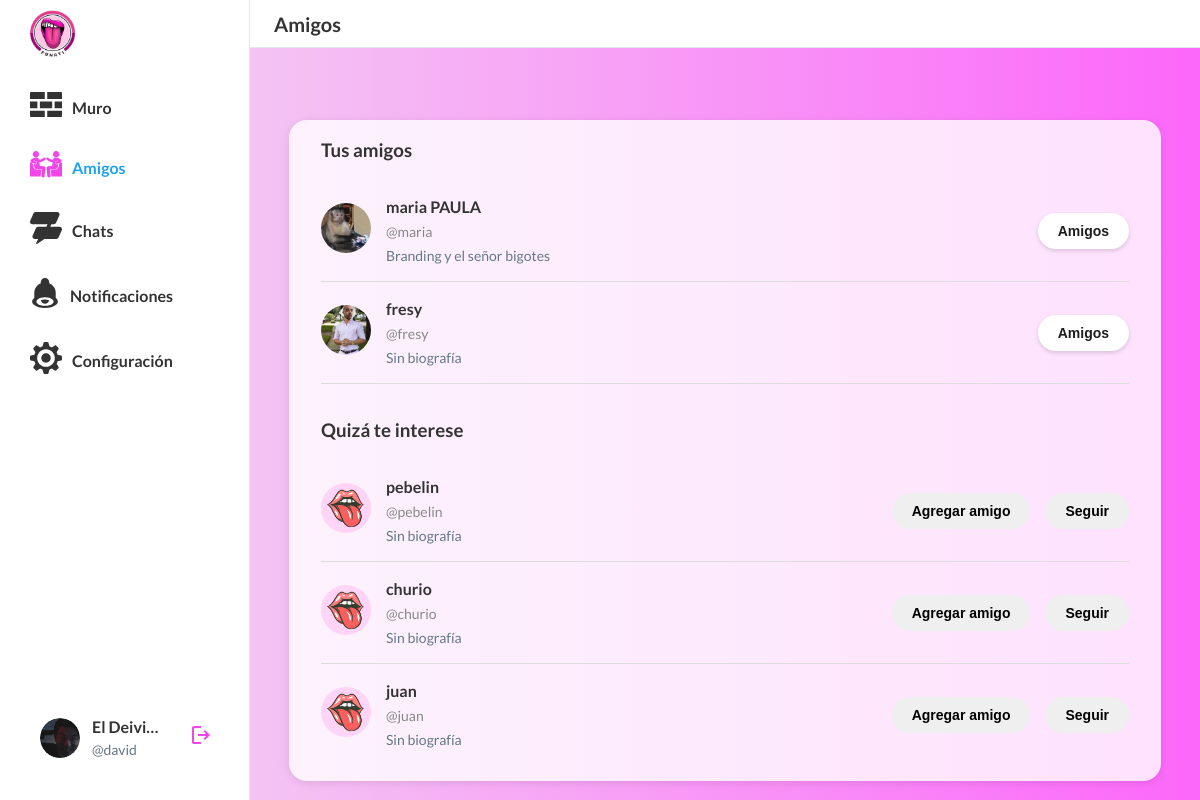
Page /friends/ (signed in) on the committed database.
### funATIAPP/models.py (models this page shows, shortened)
class Profile(models.Model):
    user = models.OneToOneField(User, on_delete=models.CASCADE, related_name='profile')
    avatar = models.ImageField(upload_to='avatars/', blank=True, null=True)
    biography = models.TextField(blank=True, null=True)
    birth_date = models.DateField(blank=True, null=True)
    favorite_color = models.CharField(max_length=50, blank=True, null=True)
    favorite_games = models.CharField(max_length=200, blank=True, null=True)
    national_id = models.CharField(max_length=20, blank=True, null=True)
    favorite_books = models.CharField(max_length=200, blank=True, null=True)
    favorite_music = models.CharField(max_length=200, blank=True, null=True)
    programming_languages = models.CharField(max_length=200, blank=True, null=True)
    friends = models.ManyToManyField('self', symmetrical=True, blank=True)
    following = models.ManyToManyField('self', symmetrical=False, blank=True, related_name='followers')

### funATIAPP/views.py (the view, shortened to what this page needs)
# urls.py: path('friends/', views.friends_view, name='friends'),
@login_required
def friends_view(request):
    profile = request.user.profile
    all_profiles = Profile.objects.exclude(id=profile.id)
    friends = profile.friends.all()
    exclude_ids = list(friends.values_list('id', flat=True)) + [profile.id]
    recommendations_qs = all_profiles.exclude(id__in=exclude_ids)
    recommendations = list(recommendations_qs)
    if not friends:
        num_recommend = min(15, len(recommendations))
        recommendations = sample(recommendations, num_recommend) if num_recommend > 0 else []
        return render(request, 'friends.html', {
            'friends': [],
            'recommendations': recommendations
        })
    else:
        num_recommend = min(4, len(recommendations))
        recommendations = sample(recommendations, num_recommend) if num_recommend > 0 else []
        return render(request, 'friends.html', {
            'friends': friends,
            'recommendations': recommendations
        })

### funATIAPP/context_processors.py (called while the page is built)
def user_settings(request):
    if request.user.is_authenticated:
        settings = UserSettings.get_user_settings(request.user)
        return {
            'user_settings': settings
        }
    return {
        'user_settings': None
    }

### funATIAPP/models.py (called while the page is built)
    @classmethod
    def get_user_settings(cls, user):
        settings, created = cls.objects.get_or_create(user=user)
        return settings

### funATIAPP/templates/friends.html (shortened to what this page needs)
{% extends 'base.html' %}
{% load static %}
{% load i18n %}
{% block page_title %}{% trans "Amigos" %}{% endblock %}
{% block extra_css %}
<link rel="stylesheet" href="{% static 'css/follows.css' %}">
{% endblock %}
{% block content %}
<div class="followers-container">
    {% if friends %}
        <h3 style="margin-bottom: 16px;">{% trans "Tus amigos" %}</h3>
        {% for friend in friends %}
        <div class="follower-item">
            <a href="{% url 'funATIAPP:profile_detail' friend.id %}">
                {% if friend.avatar %}
                    <img src="{{ friend.avatar.url }}" alt="{% trans 'Foto de perfil' %}" class="profile-pic" />
                {% else %}
                    <img src="{% static 'assets/user-placeholder.png' %}" alt="{% trans 'Foto de perfil' %}" class="profile-pic" />
                {% endif %}
            </a>
            <div class="follower-info">
                <a href="{% url 'funATIAPP:profile_detail' friend.id %}" class="profile-link"><strong>{{ friend.user.get_full_name|default:friend.user.username }}</strong></a>
                <a href="{% url 'funATIAPP:profile_detail' friend.id %}" class="profile-link"><span class="username">@{{ friend.user.username }}</span></a>
                <p class="bio">{{ friend.biography|default:'Sin biografía' }}</p>
            </div>
            <form method="post" action="" style="display:inline;">
                <button class="follow-button following amigo-hover-btn" name="remove_friend" value="{{ friend.id }}">{% trans "Amigos" %}</button>
            </form>
        </div>
        {% endfor %}
        {% if recommendations %}
        <h3 style="margin: 32px 0 16px 0;">{% trans "Quizá te interese" %}</h3>
        {% endif %}
    {% else %}
        <h3 style="margin-bottom: 16px;">{% trans "Recomendaciones de personas" %}</h3>
    {% endif %}
    {% for rec in recommendations %}
    <div class="follower-item">
        <a href="{% url 'funATIAPP:profile_detail' rec.id %}">
            {% if rec.avatar %}
                <img src="{{ rec.avatar.url }}" alt="{% trans 'Foto de perfil' %}" class="profile-pic" />
            {% else %}
                <img src="{% static 'assets/user-placeholder.png' %}" alt="{% trans 'Foto de perfil' %}" class="profile-pic" />
            {% endif %}
        </a>
        <div class="follower-info">
            <a href="{% url 'funATIAPP:profile_detail' rec.id %}" class="profile-link"><strong>{{ rec.user.get_full_name|default:rec.user.username }}</strong></a>
            <a href="{% url 'funATIAPP:profile_detail' rec.id %}" class="profile-link"><span class="username">@{{ rec.user.username }}</span></a>
            <p class="bio">{{ rec.biography|default:'Sin biografía' }}</p>
        </div>
        <form method="post" action="" style="display:inline;">
            <button class="follow-button" name="add_friend" value="{{ rec.id }}">{% trans "Agregar amigo" %}</button>
        </form>
        {% if rec in user.profile.following.all %}
        <form method="post" action="" style="display:inline;">
            {% csrf_token %}
            <button class="follow-button unfollow" name="unfollow" value="{{ rec.id }}">{% trans "Dejar de seguir" %}</button>
        </form>
        {% else %}
        <form method="post" action="" style="display:inline;">
            <button class="follow-button" name="follow" value="{{ rec.id }}">{% trans "Seguir" %}</button>
        </form>
        {% endif %}
    </div>
    {% empty %}
        <p>{% trans "No hay recomendaciones por ahora." %}</p>
    {% endfor %}
</div>
{% endblock %}

### funATIAPP/templates/menu-main.html (shortened to what this page needs)
{% load static %}
{% load i18n %}
<nav class="sidebar">
      <div class="sidebar-logo">
        <a href="{% url 'funATIAPP:muro' %}">
          <img src="{% static 'assets/logo.png' %}" alt="FunATI" width="45px" height="auto">
        </a>
      </div>
      <div class="sidebar-nav">
        <a href="{% url 'funATIAPP:muro' %}" class="menu-item {% if request.resolver_match.url_name == 'muro' or request.resolver_match.url_name == 'app' %}active{% endif %}">
          <span class="icon-sidebar">
          </span>
          <span>{% trans "Muro" %}</span>
        </a>
        <a href="{% url 'funATIAPP:friends' %}" class="menu-item {% if request.resolver_match.url_name == 'friends' %}active{% endif %}">
                     <span class="icon-sidebar">
           </span>
          <span>{% trans "Amigos" %}</span>
        </a>
        <a href="{% url 'funATIAPP:chats' %}" class="menu-item {% if request.resolver_match.url_name == 'chats' or request.resolver_match.url_name == 'chat_room' %}active{% endif %}">
                     <span class="icon-sidebar">
           </span>
          <span>{% trans "Chats" %}</span>
        </a>
        <a href="{% url 'funATIAPP:notifications' %}" class="menu-item {% if request.resolver_match.url_name == 'notifications' %}active{% endif %}">
                     <span class="icon-sidebar">
           </span>
          <span>{% trans "Notificaciones" %}</span>
        </a>
        <a href="{% url 'funATIAPP:settings' %}" class="menu-item {% if request.resolver_match.url_name == 'settings' or request.resolver_match.url_name == 'edit_profile' %}active{% endif %}">
                     <span class="icon-sidebar">
           </span>
          <span>{% trans "Configuración" %}</span>
        </a>
      </div>
      <div class="sidebar-footer">
        {% if user.is_authenticated %}
        <a href="{% url 'funATIAPP:profile' %}" class="profile-btn">
          <span class="sidebar-avatar">
            {% if user.profile.avatar %}
              <img src="{{ user.profile.avatar.url }}" alt="{% trans 'Avatar' %}" class="sidebar-avatar-img" />
            {% else %}
              <img src="{% static 'assets/user-placeholder.png' %}" alt="{% trans 'Avatar' %}" class="sidebar-avatar-img" />
            {% endif %}
          </span>
          <span class="user-info user-info2">
            <span class="user-name">
              {% if user.first_name or user.last_name %}
                {{ user.first_name }} {{ user.last_name }}
              {% else %}
                {{ user.username }}
              {% endif %}
            </span>
            <span class="user-username">@{{ user.username }}</span>
          </span>
        </a>
        {% endif %}
        <a href="{% url 'funATIAPP:logout' %}" class="logout-btn" title="{% trans 'Cerrar sesión' %}">
          <span>
            <svg
              xmlns="http://www.w3.org/2000/svg"
              height="24px"
              viewBox="0 -960 960 960"
              width="24px"
              fill="#F344EA"
            >
              <path
                d="M200-120q-33 0-56.5-23.5T120-200v-560q0-33 23.5-56.5T200-840h280v80H200v560h280v80H200Zm440-160-55-58 102-102H360v-80h327L585-622l55-58 200 200-200 200Z"
              />
            </svg>
          </span>
        </a>
    </div>
</nav>

### funATIAPP/static/css/styles.css (style rules this page uses)
:root { --primary-color: #f344ea; --text-color: #333; --light-gray: #f5f5f5; --border-color: #e1e8ed; --font-main: "Lato", -apple-system, BlinkMacSystemFont, "Segoe UI", Roboto, Helvetica, Arial, sans-serif; --sidebar-width: 250px; --bg-primary: white; --bg-sidebar: white; --bg-topbar: white; --bg-container: rgba(255, 255, 255, 0.8); --text-primary: #333; --text-secondary: #657786; --border-light: #e1e8ed; }
* { margin: 0; padding: 0; box-sizing: border-box; }
body { font-family: var(--font-main); color: var(--text-primary); line-height: 1.5; background-color: var(--bg-primary); display: grid; grid-template-columns: var(--sidebar-width) 1fr; height: 100vh; overflow: hidden; }
.sidebar { position: relative; height: 100vh; width: var(--sidebar-width); padding: 20px; padding-top: 10px; border-right: 1px solid var(--border-light); background-color: var(--bg-sidebar); display: flex; flex-direction: column; overflow-y: auto; }
.sidebar-logo { font-size: 24px; font-weight: bold; margin-bottom: 16px; padding-left: 10px; }
.sidebar-nav { display: flex; flex-direction: column; flex-grow: 1; overflow-y: auto; gap: 8px; }
.sidebar-nav a { display: flex; align-items: center; gap: 10px; padding: 10px; border-radius: 20px; text-decoration: none; color: var(--text-primary); font-weight: bold; transition: all 0.2s; }
.sidebar-nav a.active { color: #1DA1F2; }
.sidebar-nav a.active .icon-sidebar svg { fill: var(--primary-color); }
.sidebar-footer { margin-top: auto; padding: 12px 8px; display: flex; align-items: center; gap: 8px; width: 100%; box-sizing: border-box; }
.profile-btn { display: flex; align-items: center; gap: 12px; flex: 1; min-width: 0; padding: 8px 12px; border-radius: 20px; text-decoration: none; color: var(--text-primary); transition: background-color 0.2s; }
.sidebar-avatar { width: 40px; height: 40px; border-radius: 50%; background-color: #e1e8ed; flex-shrink: 0; display: block; }
.user-info { display: flex; flex-direction: column; flex: 1; min-width: 0; overflow: hidden; }
.user-name { font-weight: bold; white-space: nowrap; overflow: hidden; text-overflow: ellipsis; }
.user-username { color: var(--text-secondary); font-size: 14px; white-space: nowrap; overflow: hidden; text-overflow: ellipsis; }
.logout-btn { background: none; border: none; cursor: pointer; padding: 8px; border-radius: 50%; transition: background-color 0.2s; flex-shrink: 0; }

### funATIAPP/static/css/follows.css (style rules this page uses)
.profile-link, .profile-link:visited, .profile-link:active { color: inherit; text-decoration: none; }
.profile-link { color: inherit; text-decoration: none; }
.amigo-hover-btn { position: relative; transition: background 0.2s, color 0.2s; overflow: hidden; z-index: 1; }
.amigo-hover-btn::after { content: 'Eliminar amigo'; position: absolute; left: 0; top: 0; width: 100%; height: 100%; display: flex; align-items: center; justify-content: center; opacity: 0; pointer-events: none; background: #ffe6f7; color: #d6007a; border-radius: 20px; font-weight: 600; font-size: 14px; z-index: 2; transition: opacity 0.2s; }
.followers-container { background-color: var(--bg-container); padding: 1rem 2rem 1rem 2rem; border-radius: 18px; box-shadow: 0 2px 8px rgba(0, 0, 0, 0.1); max-width: 95%; margin: 3rem auto 0 auto; }
.follower-item { display: flex; align-items: center; gap: 15px; padding: 15px 0; border-bottom: 1px solid #ddd; }
.follower-item:last-child { border-bottom: none; }
.follower-item .profile-pic { width: 50px; height: 50px; border-radius: 50%; object-fit: cover; }
.follower-info { flex-grow: 1; }
.follower-info strong { font-size: 16px; color: var(--text-primary); display: block; }
.follower-info .username { color: #888; font-size: 14px; }
.follower-info .bio { font-size: 14px; color: var(--text-secondary); margin-top: 2px; }
.follow-button { padding: 10px 20px; border-radius: 20px; font-weight: 600; font-size: 14px; cursor: pointer; border: none; transition: all 0.2s ease; }
.follow-button.following { background: white; color: #1E1E1E; box-shadow: 0 2px 4px rgba(0, 0, 0, 0.15); }

### rows in the picture
Profile: avatar (picture), user.get_full_name "maria PAULA", user.username "maria", biography "Branding y el señor bigotes", {{ friend.id }} 1 (drawn)
Profile: avatar (picture), user.get_full_name "fresy", user.username "fresy", biography "Sin biografía", {{ friend.id }} 4 (drawn)
Profile: user.get_full_name "pebelin", user.username "pebelin", biography "Sin biografía", {{ rec.id }} 5 (drawn)
Profile: user.get_full_name "churio", user.username "churio", biography "Sin biografía", {{ rec.id }} 3 (drawn)
Profile: user.get_full_name "juan", user.username "juan", biography "Sin biografía", {{ rec.id }} 6 (drawn)

### other values in the picture
{{ user.first_name }} "El Deivi…"
{{ user.username }} "david"
